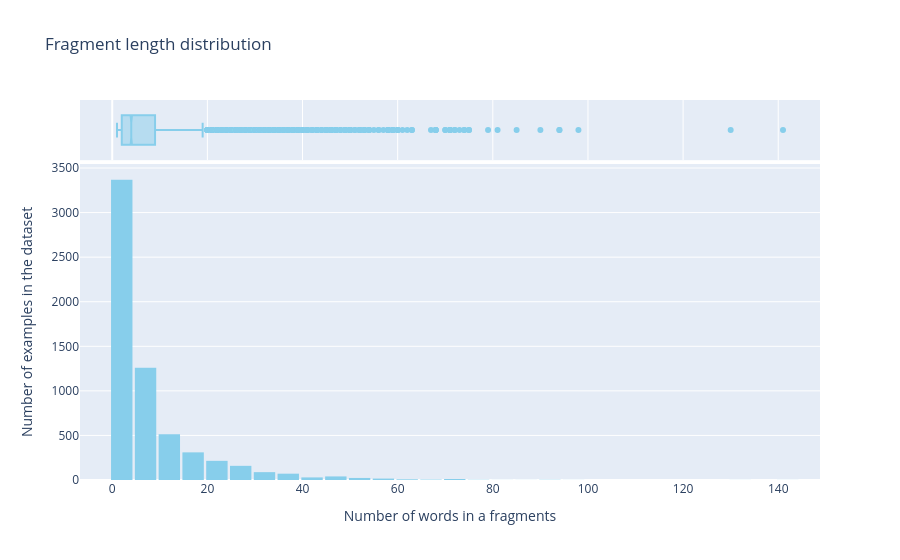

The code cell stored with this chart in its notebook:
### Code cell
import plotly.express as px

df['context_words'] = df['context'].apply(lambda x: len(str(x).split()))
df['fragment_words'] = df['fragment'].apply(lambda x: len(str(x).split()))

fig = px.histogram(
    df, 
    x="fragment_words", 
    nbins=50,
    title='Fragment length distribution',
    labels={'fragment_words': 'Number of words', 'count': 'Number of fragments'},
    color_discrete_sequence=['skyblue'],
    marginal="box" 
)

fig.update_layout(
    bargap=0.1,
    xaxis_title="Number of words in a fragments",
    yaxis_title="Number of examples in the dataset"
)

fig.show()

### Figure 1 — Plotly figure (JSON) as saved in the notebook; plotly's stock layout.template omitted (floating-point values rounded to 4 significant figures; data arrays with more than 128 entries replaced by an {"elided": "..."} marker saying what was removed)
{"data": [{"bingroup": "x", "hovertemplate": "Number of words=%{x}<br>count=%{y}<extra></extra>", "legendgroup": "", "marker": {"color": "skyblue", "pattern": {"shape": ""}}, "name": "", "nbinsx": 50, "orientation": "v", "showlegend": false, "type": "histogram", "x": {"elided": "6128 int values"}, "xaxis": "x", "yaxis": "y"}, {"hovertemplate": "Number of words=%{x}<extra></extra>", "legendgroup": "", "marker": {"color": "skyblue"}, "name": "", "notched": true, "showlegend": false, "type": "box", "x": {"elided": "6128 int values"}, "xaxis": "x2", "yaxis": "y2"}], "layout": {"bargap": 0.1, "barmode": "relative", "legend": {"tracegroupgap": 0}, "title": {"text": "Fragment length distribution"}, "xaxis": {"anchor": "y", "domain": [0, 1], "title": {"text": "Number of words in a fragments"}}, "xaxis2": {"anchor": "y2", "domain": [0, 1], "matches": "x", "showgrid": true, "showticklabels": false}, "yaxis": {"anchor": "x", "domain": [0, 0.8316], "title": {"text": "Number of examples in the dataset"}}, "yaxis2": {"anchor": "x2", "domain": [0.8416, 1], "matches": "y2", "showgrid": false, "showline": false, "showticklabels": false, "ticks": ""}}}
